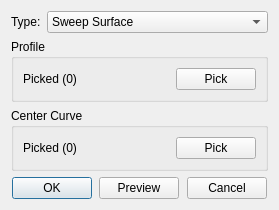
<?xml version="1.0" encoding="UTF-8"?>
<ui version="4.0">
 <class>SurfaceSweepInfoDialog</class>
 <widget class="QDialog" name="SurfaceSweepInfoDialog">
  <property name="geometry">
   <rect>
    <x>0</x>
    <y>0</y>
    <width>279</width>
    <height>195</height>
   </rect>
  </property>
  <property name="windowTitle">
   <string>Sweep Surface</string>
  </property>
  <layout class="QGridLayout" name="gridLayout_4">
   <item row="2" column="0">
    <widget class="QWidget" name="widget" native="true">
     <property name="sizePolicy">
      <sizepolicy hsizetype="Preferred" vsizetype="Fixed">
       <horstretch>0</horstretch>
       <verstretch>0</verstretch>
      </sizepolicy>
     </property>
     <layout class="QGridLayout" name="gridLayout_3">
      <property name="leftMargin">
       <number>0</number>
      </property>
      <property name="topMargin">
       <number>0</number>
      </property>
      <property name="rightMargin">
       <number>0</number>
      </property>
      <property name="bottomMargin">
       <number>0</number>
      </property>
      <item row="0" column="4">
       <spacer name="horizontalSpacer_3">
        <property name="orientation">
         <enum>Qt::Horizontal</enum>
        </property>
        <property name="sizeHint" stdset="0">
         <size>
          <width>40</width>
          <height>20</height>
         </size>
        </property>
       </spacer>
      </item>
      <item row="0" column="1">
       <widget class="QPushButton" name="pb_ok">
        <property name="text">
         <string>OK</string>
        </property>
       </widget>
      </item>
      <item row="0" column="3">
       <widget class="QPushButton" name="pb_preview">
        <property name="text">
         <string>Preview</string>
        </property>
       </widget>
      </item>
      <item row="0" column="5">
       <widget class="QPushButton" name="pb_cancel">
        <property name="text">
         <string>Cancel</string>
        </property>
       </widget>
      </item>
      <item row="0" column="2">
       <spacer name="horizontalSpacer_2">
        <property name="orientation">
         <enum>Qt::Horizontal</enum>
        </property>
        <property name="sizeHint" stdset="0">
         <size>
          <width>40</width>
          <height>20</height>
         </size>
        </property>
       </spacer>
      </item>
      <item row="0" column="0">
       <spacer name="horizontalSpacer">
        <property name="orientation">
         <enum>Qt::Horizontal</enum>
        </property>
        <property name="sizeHint" stdset="0">
         <size>
          <width>40</width>
          <height>20</height>
         </size>
        </property>
       </spacer>
      </item>
      <item row="0" column="6">
       <spacer name="horizontalSpacer_4">
        <property name="orientation">
         <enum>Qt::Horizontal</enum>
        </property>
        <property name="sizeHint" stdset="0">
         <size>
          <width>40</width>
          <height>20</height>
         </size>
        </property>
       </spacer>
      </item>
     </layout>
    </widget>
   </item>
   <item row="0" column="0">
    <widget class="QWidget" name="widget_2" native="true">
     <property name="sizePolicy">
      <sizepolicy hsizetype="Preferred" vsizetype="Fixed">
       <horstretch>0</horstretch>
       <verstretch>0</verstretch>
      </sizepolicy>
     </property>
     <layout class="QGridLayout" name="gridLayout_2">
      <property name="leftMargin">
       <number>0</number>
      </property>
      <property name="topMargin">
       <number>0</number>
      </property>
      <property name="rightMargin">
       <number>0</number>
      </property>
      <property name="bottomMargin">
       <number>0</number>
      </property>
      <item row="0" column="0">
       <widget class="QLabel" name="label">
        <property name="sizePolicy">
         <sizepolicy hsizetype="Fixed" vsizetype="Preferred">
          <horstretch>0</horstretch>
          <verstretch>0</verstretch>
         </sizepolicy>
        </property>
        <property name="text">
         <string>Type:</string>
        </property>
       </widget>
      </item>
      <item row="0" column="1">
       <widget class="QComboBox" name="comb_type">
        <item>
         <property name="text">
          <string>Sweep Surface</string>
         </property>
        </item>
       </widget>
      </item>
     </layout>
    </widget>
   </item>
   <item row="1" column="0">
    <widget class="QStackedWidget" name="stackedWidget">
     <widget class="QWidget" name="page">
      <layout class="QGridLayout" name="gridLayout">
       <property name="leftMargin">
        <number>0</number>
       </property>
       <property name="topMargin">
        <number>0</number>
       </property>
       <property name="rightMargin">
        <number>0</number>
       </property>
       <property name="bottomMargin">
        <number>0</number>
       </property>
       <item row="0" column="0">
        <widget class="QGroupBox" name="groupBox">
         <property name="sizePolicy">
          <sizepolicy hsizetype="Preferred" vsizetype="Fixed">
           <horstretch>0</horstretch>
           <verstretch>0</verstretch>
          </sizepolicy>
         </property>
         <property name="title">
          <string>Profile</string>
         </property>
         <layout class="QHBoxLayout" name="horizontalLayout_2">
          <item>
           <widget class="QLabel" name="lb_profile">
            <property name="text">
             <string>Picked (0)</string>
            </property>
           </widget>
          </item>
          <item>
           <widget class="QPushButton" name="pb_selectprofile">
            <property name="sizePolicy">
             <sizepolicy hsizetype="Fixed" vsizetype="Fixed">
              <horstretch>0</horstretch>
              <verstretch>0</verstretch>
             </sizepolicy>
            </property>
            <property name="text">
             <string>Pick</string>
            </property>
           </widget>
          </item>
         </layout>
        </widget>
       </item>
       <item row="1" column="0">
        <widget class="QGroupBox" name="groupBox_2">
         <property name="title">
          <string>Center Curve</string>
         </property>
         <layout class="QGridLayout" name="gridLayout_5">
          <item row="0" column="0">
           <widget class="QLabel" name="lb_curve">
            <property name="text">
             <string>Picked (0)</string>
            </property>
           </widget>
          </item>
          <item row="0" column="1">
           <widget class="QPushButton" name="pb_selectcurve">
            <property name="sizePolicy">
             <sizepolicy hsizetype="Fixed" vsizetype="Fixed">
              <horstretch>0</horstretch>
              <verstretch>0</verstretch>
             </sizepolicy>
            </property>
            <property name="text">
             <string>Pick</string>
            </property>
           </widget>
          </item>
         </layout>
        </widget>
       </item>
       <item row="2" column="0">
        <spacer name="verticalSpacer">
         <property name="orientation">
          <enum>Qt::Vertical</enum>
         </property>
         <property name="sizeHint" stdset="0">
          <size>
           <width>20</width>
           <height>40</height>
          </size>
         </property>
        </spacer>
       </item>
      </layout>
     </widget>
    </widget>
   </item>
  </layout>
 </widget>
 <resources/>
 <connections/>
</ui>
